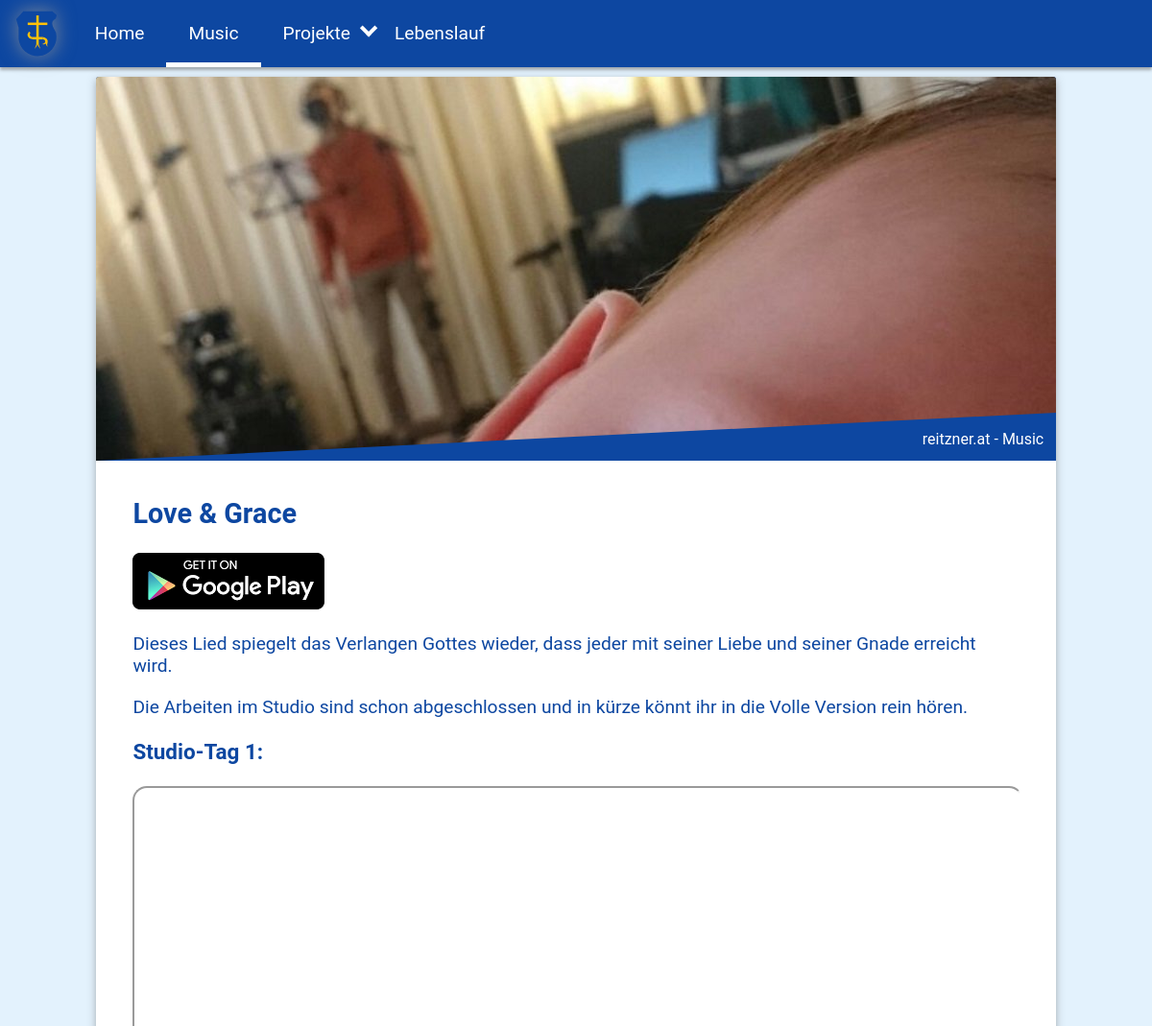
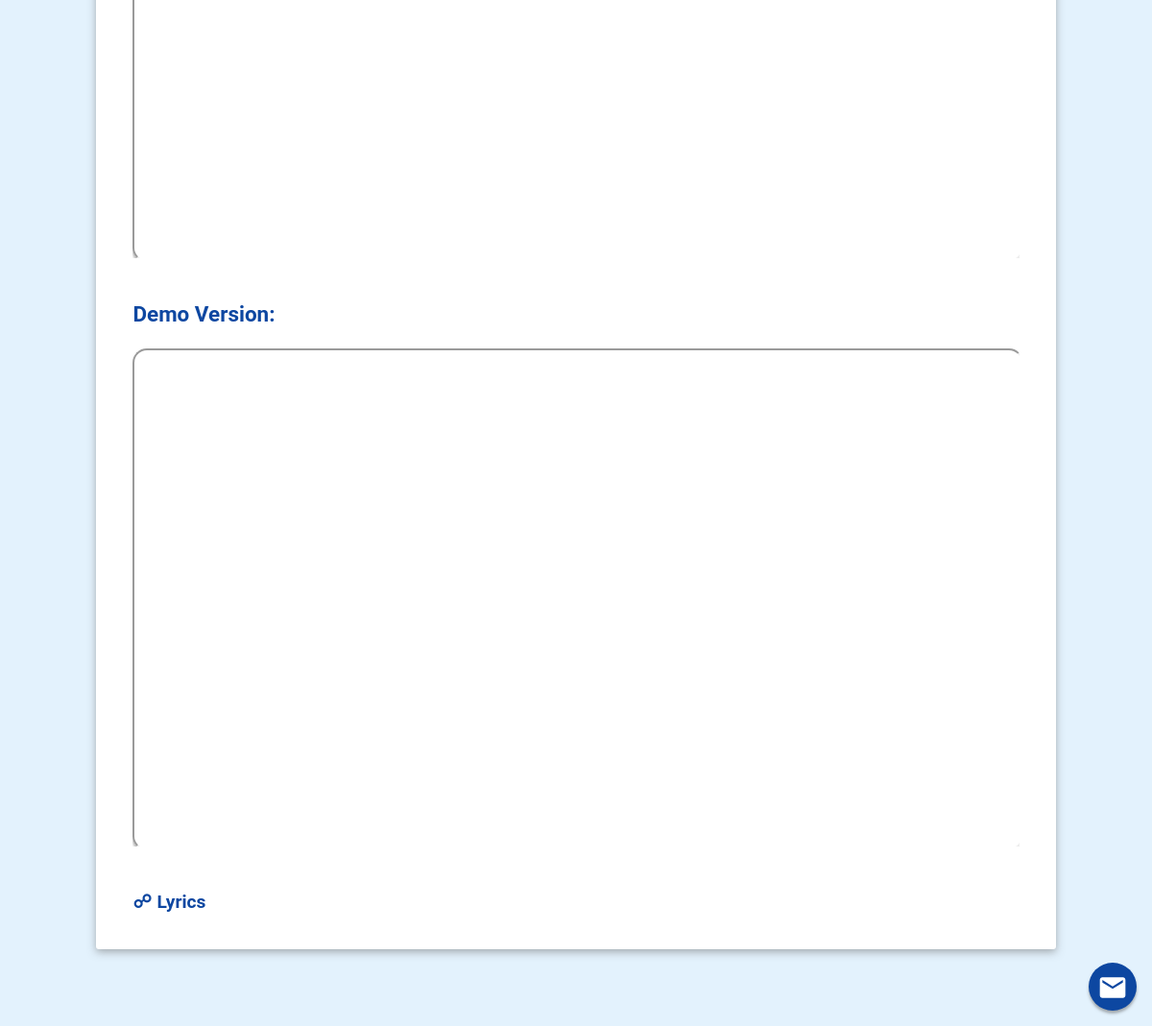
Page /Music/ on the committed database (2 pictures, top to bottom).
### tables this page shows
CREATE TABLE [site_names] (
[id] INTEGER  PRIMARY KEY AUTOINCREMENT NOT NULL,
[name] TEXT  NOT NULL
);

CREATE TABLE [site_content] (
[id] INTEGER  PRIMARY KEY AUTOINCREMENT NOT NULL,
[content] TEXT  NOT NULL
);

### functions.php (the view, shortened to what this page needs)
<?php
function dehtmlifyStr($string){
    $string = str_replace("&auml;", "ae", $string);
    $string = str_replace("&uuml;", "ue", $string);
    $string = str_replace("&ouml;", "oe", $string);
    $string = str_replace(" ", "", $string);
    return $string;
}
function buildMenuItem($menuItem){
    $extern = $menuItem['extern'];
    $id = $menuItem['id'];
    $name = $menuItem['name'];
    if($extern == '') $link = "href='/$id/'" ;
    else $link = "href='$extern' target='_blank'";
    return "<a $link id='$id'>$name</a>";
}
function getMenu(){
    try{
        $db = new PDO(pdoConnStr);
        $result = $db->query('SELECT name,flow,extern FROM site_names INNER JOIN site_menu ON site_names.id = site_menu.id ORDER BY flow');
        $menuArr = [];
        while ($res = $result->fetch()) {
            $tempArr = [];
            $tempArr['name']=$res['name'];
            $order= intval($res['flow']);
            $tempArr['extern']=$res['extern'];
            $tempArr['id']= dehtmlifyStr($res['name']);
            $menuArr[$order][] = $tempArr;
        }
        $menu = "<ul class='menu'>";
        foreach($menuArr as $menuItem){
            if(count($menuItem) == 1){
                $menu .= "<li>".buildMenuItem($menuItem[0])."</li>";
            }else{
                $menu .= "<li class='sub'>".buildMenuItem($menuItem[0])."<ul>";
                for($i = 1; $i < count($menuItem) ;$i++){
                    $menu .= "<li>".buildMenuItem($menuItem[$i])."</li>";
                }
                $menu .= "</ul></li>";
            }
        }
        $menu .= "</ul>";
        return $menu;
    }
    catch(Exception $err){
        return $err;
    }
}
function getContent($title){
    try{
        $db = new PDO(pdoConnStr);
        $result = $db->query('SELECT name, id FROM site_names');
        while($res = $result->fetch() ) {
            $string = deHtmlifyStr($res['name']);
            if(strtolower($string) == strtolower($title) ){
                $id = $res['id'];
                $result = $db->query('SELECT * FROM site_content WHERE id ='.$id);
                $res = $result->fetch();
                $db=0;
                return $res[1];
            }
        }
        return "<h1>Dieser Inhalt ist nicht mehr Verf&uuml;gbar</h1><p>Da scheint was schief gelaufen zu sein...<br>&Uuml;ber das Men&uuml; findest deinen Weg wieder zur&uuml;ck.</p>";
    }
    catch(Exception $err){
        return $err;
    }
}

### index.php (shortened to what this page needs)
<?php
	require 'functions.php';
	$title = str_replace("/", "", $_SERVER['REQUEST_URI']);
	$title = ($title == "")?"Home":$title;
	$menu = getMenu();
	$section = getContent($title);
	$headerImg = file_exists("img/header/$title.jpg")? "/img/header/$title.jpg" : "/img/header/Home.jpg";
?>
<!DOCTYPE html>
<html lang="de">
<head>
</head>
<body>
	<nav>
		<div id="logo">
			<img id="wappen" src="/img/wappenNoShadow.svg" height="48" alt="Wappen"/>
		</div>
		<?php
			echo $menu;
		?>
	</nav>
	<main>
		<header>
			<img src="<?php echo $headerImg?>" alt="<?php echo $title;?>">
			<div id="title">reitzner.at - <?php echo $title;?></div>
		</header>
		<section>
			<?php
				echo $section;
			?>
		</section>
	</main>
	<a id="mail" href="mailto:domenik@reitzner.at?subject=reitner.at-Mail" target="parent">
		<img src="/img/mail.svg" alt="E-Mail" />
	</a>
	<link rel="stylesheet" href="/css/6a9af4ac4db760ba41e50bb07889a01c.css"/>
</body>
</html>

### css/6a9af4ac4db760ba41e50bb07889a01c.css (style rules this page uses)
nav,nav ul { display:flex }
body,html,nav ul { margin:0;padding:0 }
body,nav a { color:#FFF }
#mail,nav { position:fixed;background-color:#0D47A1 }
#mail,nav,nav ul { background-color:#0D47A1 }
#css-features,#mail,header { text-align:center }
main .link,nav a { text-decoration:none }
#overlay,nav { left:0;top:0 }
body { font-family:Roboto;background-color:#E3F2FD }
h1 { margin-top:0 }
nav { z-index:5;height:70px;width:100%;box-shadow:0 3px 3px rgba(100,100,100,.5) }
#logo img { padding:11px 1em;transition-duration:.6s;filter:drop-shadow( 0 0 5px rgba(150, 150, 150, .5));animation:moveDropShadow;animation-delay:0;animation-play-state:running;animation-duration:2s;animation-iteration-count:infinite }
nav ul { list-style:none;font-size:1.2rem;justify-content:flex-end }
nav ul li a { padding:.6rem }
nav a { display:block }
main { background-color:#fff;box-shadow:0 3px 8px rgba(100,100,100,.5);border-radius:3px;min-height:240px;width:95%;margin:calc(80px + 17vw) auto;color:#0D47A1 }
#mail,.borderRadius { box-shadow:0 3px 3px rgba(100,100,100,.5) }
header { z-index:3;position:relative }
section { padding:1em;font-size:1.2em }
#mail { bottom:1em;right:1em;height:50px;width:50px;z-index:11;border-radius:50% }
#mail img { padding-top:10px;height:32px;width:32px;transition-duration:650ms;transform-origin:center 60%;transition-timing-function:ease-in-out }
main .link { font-weight:700;color:#0D47A1 }
main .link:before { content:"\260D";padding-right:.3em }
.borderRadius { border-radius:15px }
.responsive-video iframe { position:absolute;top:0;left:0;width:100%;height:100% }
.responsive-video { position:relative;padding-bottom:56.25%;padding-top:0;height:0;overflow:hidden }
@media screen and (min-width:1024px) { nav ul ul li,ul li.active { border-bottom:5px solid #fff } }
@media screen and (min-width:1024px) { nav ul li a { padding:1.44rem } }
@media screen and (min-width:1024px) { nav ul li.sub:before { content:'';float:right;position:relative;top:1.44rem;left:.15em;height:.45em;width:.45em;border-style:solid;border-width:.25em .25em 0 0;transform:rotate(135deg) } }
@media screen and (min-width:1024px) { main { width:1000px;margin:80px auto;overflow:auto } }
@media screen and (min-width:1024px) { header { background-color:#0D47A1;display:flex } }
@media screen and (min-width:1024px) { header img { clip-path:polygon(0 0,100% 0,100% 87.5%,0 100%) } }
@media screen and (min-width:1024px) { #title { position:absolute;bottom:.8em;right:.8em;color:#fff } }
@media screen and (min-width:1024px) { section { padding:2em } }

### rows in the picture
site_names: name "Home"
site_names: name "Music"
site_names: name "Projekte"
site_names: name "Lebenslauf"
site_content: content "Love & Grace Dieses Lied spiegelt das Verlangen Gottes wieder, dass jeder mit seiner Liebe und seiner Gnade erreicht wird. Die Arbeiten im Studio sind schon abgeschlossen und in kürze könnt ihr in die Volle Version rein hören. Studio-Tag 1: Demo Version: Lyrics", content (picture)

### other values in the picture
$title "Music"
